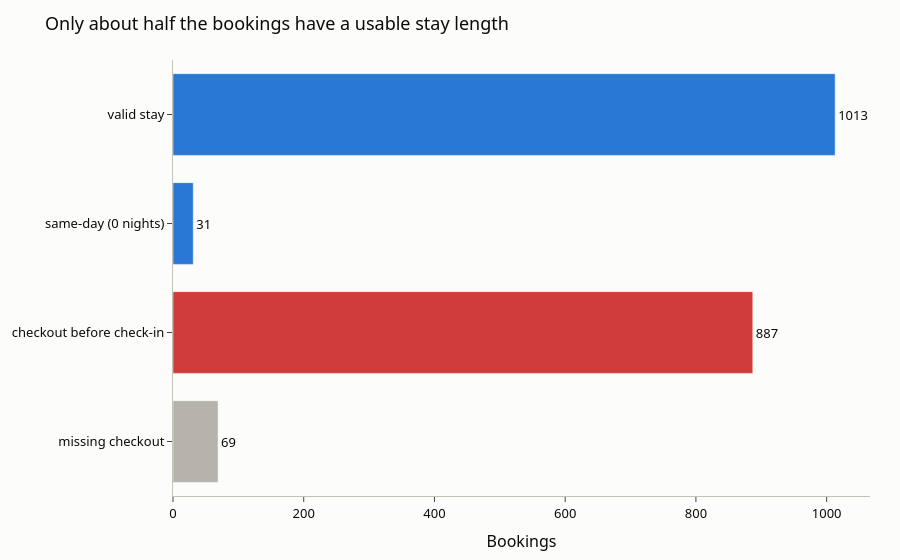

The code cell stored with this chart in its notebook:
### Code cell
order = ["valid stay", "same-day (0 nights)", "checkout before check-in", "missing checkout"]
colors = {"valid stay": ACCENT, "same-day (0 nights)": ACCENT,
          "checkout before check-in": ERROR, "missing checkout": MUTED}
sc = status_counts.reindex(order).fillna(0).astype(int).reset_index()
sc.columns = ["status", "bookings"]
fig = px.bar(sc, x="bookings", y="status", orientation="h", text="bookings",
             color="status", color_discrete_map=colors,
             title="Only about half the bookings have a usable stay length")
fig.update_layout(showlegend=False, yaxis_title=None, xaxis_title="Bookings",
                  yaxis=dict(categoryorder="array", categoryarray=order[::-1]))
fig.update_traces(textposition="outside", cliponaxis=False)
fig.show()

### Figure 1 — Plotly figure (JSON) as saved in the notebook; plotly's stock layout.template omitted (floating-point values rounded to 4 significant figures)
{"data": [{"cliponaxis": false, "hovertemplate": "status=%{y}<br>bookings=%{text}<extra></extra>", "legendgroup": "valid stay", "marker": {"color": "#2a78d6", "pattern": {"shape": ""}}, "name": "valid stay", "orientation": "h", "showlegend": true, "text": [1013.0], "textposition": "outside", "type": "bar", "x": [1013], "xaxis": "x", "y": ["valid stay"], "yaxis": "y"}, {"cliponaxis": false, "hovertemplate": "status=%{y}<br>bookings=%{text}<extra></extra>", "legendgroup": "same-day (0 nights)", "marker": {"color": "#2a78d6", "pattern": {"shape": ""}}, "name": "same-day (0 nights)", "orientation": "h", "showlegend": true, "text": [31.0], "textposition": "outside", "type": "bar", "x": [31], "xaxis": "x", "y": ["same-day (0 nights)"], "yaxis": "y"}, {"cliponaxis": false, "hovertemplate": "status=%{y}<br>bookings=%{text}<extra></extra>", "legendgroup": "checkout before check-in", "marker": {"color": "#d03b3b", "pattern": {"shape": ""}}, "name": "checkout before check-in", "orientation": "h", "showlegend": true, "text": [887.0], "textposition": "outside", "type": "bar", "x": [887], "xaxis": "x", "y": ["checkout before check-in"], "yaxis": "y"}, {"cliponaxis": false, "hovertemplate": "status=%{y}<br>bookings=%{text}<extra></extra>", "legendgroup": "missing checkout", "marker": {"color": "#b5b3ab", "pattern": {"shape": ""}}, "name": "missing checkout", "orientation": "h", "showlegend": true, "text": [69.0], "textposition": "outside", "type": "bar", "x": [69], "xaxis": "x", "y": ["missing checkout"], "yaxis": "y"}], "layout": {"barmode": "relative", "legend": {"title": {"text": "status"}, "tracegroupgap": 0}, "showlegend": false, "title": {"text": "Only about half the bookings have a usable stay length"}, "xaxis": {"anchor": "y", "domain": [0, 1], "title": {"text": "Bookings"}}, "yaxis": {"anchor": "x", "categoryarray": ["missing checkout", "checkout before check-in", "same-day (0 nights)", "valid stay"], "categoryorder": "array", "domain": [0, 1], "title": {}}}}
